Frame 1 (no input): blank canvas, image omitted
Frame 60 (no input): blank canvas, image omitted
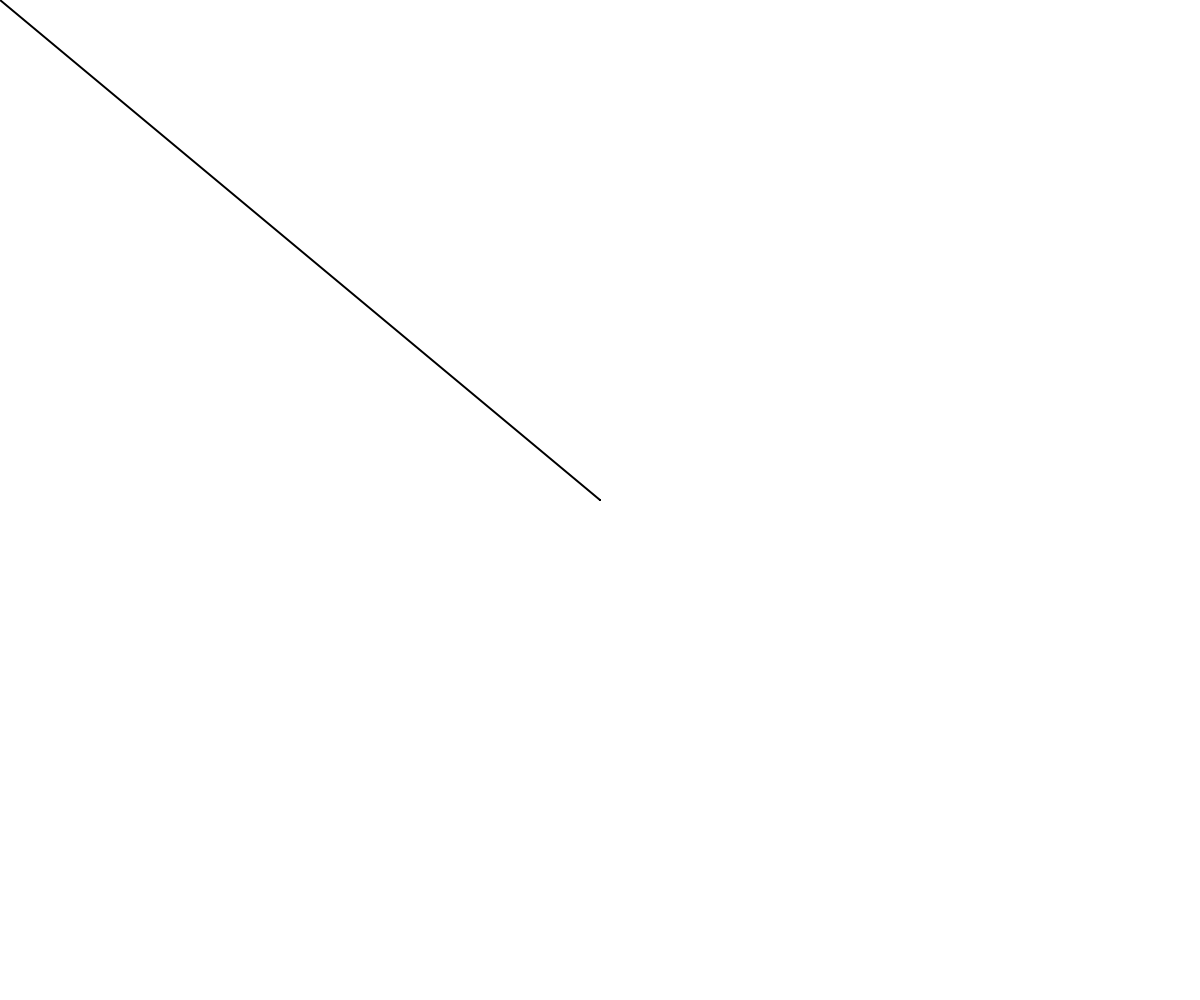
Frame 120 (the mouse pressed at the canvas centre since frame 60)

The p5.js sketch whose frames 1 and 60 were blank and that drew this single picture after the mouse press (run headless with seeded random() and noise() and a simulated clock; from frame 60 on, the mouse is pressed at the canvas centre):

// p5.js sketch
// ── sketch.js
let drawtheLine = false; //As I said before
let lastX; //Last cordinate of the line
let lastY; //Lst cordinate of the line
let x; //Current mouse cordinate
let y; // Current mouse cordinate

window.onmousedown = () => drawtheLine = true; //When the mouse is pressed we should change the draw the line variable
window.onmouseup = () => drawtheLine = false; //Opposit.
onmousemove = (event) => { x = event.clientX, y = event.clientY }
setup = () => {
    createCanvas(windowWidth, windowHeight)
    background(255);
}
draw = () => {
    frameRate(30);
    if(drawtheLine === true){
        strokeWeight(2)
        stroke(0);
        line(lastX, lastY, x, y);
        lastX = x;
        lastY = y;
    }else {
        stroke(255);
        lastX = x;
        lastY = y;
    }
}
